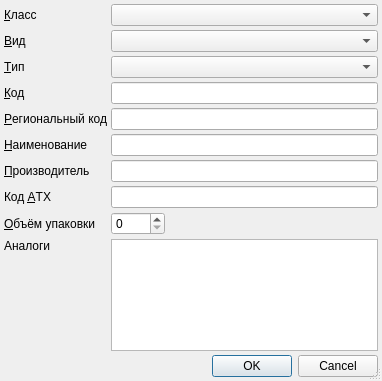
<?xml version="1.0" encoding="UTF-8"?>
<ui version="4.0">
 <class>ItemEditorDialog</class>
 <widget class="QDialog" name="ItemEditorDialog">
  <property name="geometry">
   <rect>
    <x>0</x>
    <y>0</y>
    <width>382</width>
    <height>381</height>
   </rect>
  </property>
  <property name="windowTitle">
   <string>ChangeMe!</string>
  </property>
  <property name="sizeGripEnabled">
   <bool>true</bool>
  </property>
  <layout class="QGridLayout" name="gridLayout">
   <property name="margin">
    <number>4</number>
   </property>
   <property name="spacing">
    <number>4</number>
   </property>
   <item row="3" column="0">
    <widget class="QLabel" name="lblCode">
     <property name="text">
      <string>&amp;Код</string>
     </property>
     <property name="buddy">
      <cstring>edtCode</cstring>
     </property>
    </widget>
   </item>
   <item row="3" column="1" colspan="2">
    <widget class="QLineEdit" name="edtCode"/>
   </item>
   <item row="4" column="0">
    <widget class="QLabel" name="lblRegionalCode">
     <property name="text">
      <string>&amp;Региональный код</string>
     </property>
     <property name="buddy">
      <cstring>edtRegionalCode</cstring>
     </property>
    </widget>
   </item>
   <item row="4" column="1" colspan="2">
    <widget class="QLineEdit" name="edtRegionalCode"/>
   </item>
   <item row="5" column="0">
    <widget class="QLabel" name="lblName">
     <property name="text">
      <string>&amp;Наименование</string>
     </property>
     <property name="buddy">
      <cstring>edtName</cstring>
     </property>
    </widget>
   </item>
   <item row="5" column="1" colspan="2">
    <widget class="QLineEdit" name="edtName"/>
   </item>
   <item row="11" column="0" colspan="3">
    <widget class="QDialogButtonBox" name="buttonBox">
     <property name="orientation">
      <enum>Qt::Horizontal</enum>
     </property>
     <property name="standardButtons">
      <set>QDialogButtonBox::Cancel|QDialogButtonBox::Ok</set>
     </property>
    </widget>
   </item>
   <item row="9" column="1" rowspan="2" colspan="2">
    <widget class="CInDocTableView" name="tblAnalogs">
     <property name="sizePolicy">
      <sizepolicy hsizetype="Preferred" vsizetype="Expanding">
       <horstretch>0</horstretch>
       <verstretch>0</verstretch>
      </sizepolicy>
     </property>
    </widget>
   </item>
   <item row="9" column="0">
    <widget class="QLabel" name="lblAnalogs">
     <property name="text">
      <string>Аналоги</string>
     </property>
     <property name="buddy">
      <cstring>tblAnalogs</cstring>
     </property>
    </widget>
   </item>
   <item row="10" column="0">
    <spacer name="verticalSpacer">
     <property name="orientation">
      <enum>Qt::Vertical</enum>
     </property>
     <property name="sizeHint" stdset="0">
      <size>
       <width>20</width>
       <height>40</height>
      </size>
     </property>
    </spacer>
   </item>
   <item row="0" column="1" colspan="2">
    <widget class="CRBComboBox" name="cmbClass"/>
   </item>
   <item row="0" column="0">
    <widget class="QLabel" name="lblClass">
     <property name="text">
      <string>&amp;Класс</string>
     </property>
     <property name="buddy">
      <cstring>cmbClass</cstring>
     </property>
    </widget>
   </item>
   <item row="1" column="0">
    <widget class="QLabel" name="lblKind">
     <property name="text">
      <string>&amp;Вид</string>
     </property>
     <property name="buddy">
      <cstring>cmbKind</cstring>
     </property>
    </widget>
   </item>
   <item row="2" column="0">
    <widget class="QLabel" name="lblType">
     <property name="text">
      <string>&amp;Тип</string>
     </property>
     <property name="buddy">
      <cstring>cmbType</cstring>
     </property>
    </widget>
   </item>
   <item row="1" column="1" colspan="2">
    <widget class="CRBComboBox" name="cmbKind"/>
   </item>
   <item row="2" column="1" colspan="2">
    <widget class="CRBComboBox" name="cmbType"/>
   </item>
   <item row="6" column="0">
    <widget class="QLabel" name="lblProducer">
     <property name="text">
      <string>&amp;Производитель</string>
     </property>
     <property name="buddy">
      <cstring>edtProducer</cstring>
     </property>
    </widget>
   </item>
   <item row="7" column="0">
    <widget class="QLabel" name="lblATC">
     <property name="text">
      <string>Код &amp;АТХ</string>
     </property>
     <property name="buddy">
      <cstring>edtATC</cstring>
     </property>
    </widget>
   </item>
   <item row="8" column="0">
    <widget class="QLabel" name="lblPackSize">
     <property name="text">
      <string>&amp;Объём упаковки</string>
     </property>
     <property name="buddy">
      <cstring>spnPackSize</cstring>
     </property>
    </widget>
   </item>
   <item row="6" column="1" colspan="2">
    <widget class="QLineEdit" name="edtProducer"/>
   </item>
   <item row="7" column="1" colspan="2">
    <widget class="QLineEdit" name="edtATC"/>
   </item>
   <item row="8" column="2">
    <spacer name="horizontalSpacer">
     <property name="orientation">
      <enum>Qt::Horizontal</enum>
     </property>
     <property name="sizeHint" stdset="0">
      <size>
       <width>40</width>
       <height>20</height>
      </size>
     </property>
    </spacer>
   </item>
   <item row="8" column="1">
    <widget class="QSpinBox" name="spnPackSize">
     <property name="maximum">
      <number>9999</number>
     </property>
    </widget>
   </item>
  </layout>
 </widget>
 <customwidgets>
  <customwidget>
   <class>CInDocTableView</class>
   <extends>QTableView</extends>
   <header>library/InDocTable.h</header>
  </customwidget>
  <customwidget>
   <class>CRBComboBox</class>
   <extends>QComboBox</extends>
   <header>library/crbcombobox.h</header>
  </customwidget>
 </customwidgets>
 <tabstops>
  <tabstop>cmbClass</tabstop>
  <tabstop>cmbKind</tabstop>
  <tabstop>cmbType</tabstop>
  <tabstop>edtCode</tabstop>
  <tabstop>edtRegionalCode</tabstop>
  <tabstop>edtName</tabstop>
  <tabstop>edtProducer</tabstop>
  <tabstop>edtATC</tabstop>
  <tabstop>spnPackSize</tabstop>
  <tabstop>tblAnalogs</tabstop>
  <tabstop>buttonBox</tabstop>
 </tabstops>
 <resources/>
 <connections>
  <connection>
   <sender>buttonBox</sender>
   <signal>accepted()</signal>
   <receiver>ItemEditorDialog</receiver>
   <slot>accept()</slot>
   <hints>
    <hint type="sourcelabel">
     <x>170</x>
     <y>376</y>
    </hint>
    <hint type="destinationlabel">
     <x>117</x>
     <y>106</y>
    </hint>
   </hints>
  </connection>
  <connection>
   <sender>buttonBox</sender>
   <signal>rejected()</signal>
   <receiver>ItemEditorDialog</receiver>
   <slot>reject()</slot>
   <hints>
    <hint type="sourcelabel">
     <x>250</x>
     <y>376</y>
    </hint>
    <hint type="destinationlabel">
     <x>247</x>
     <y>107</y>
    </hint>
   </hints>
  </connection>
 </connections>
</ui>
